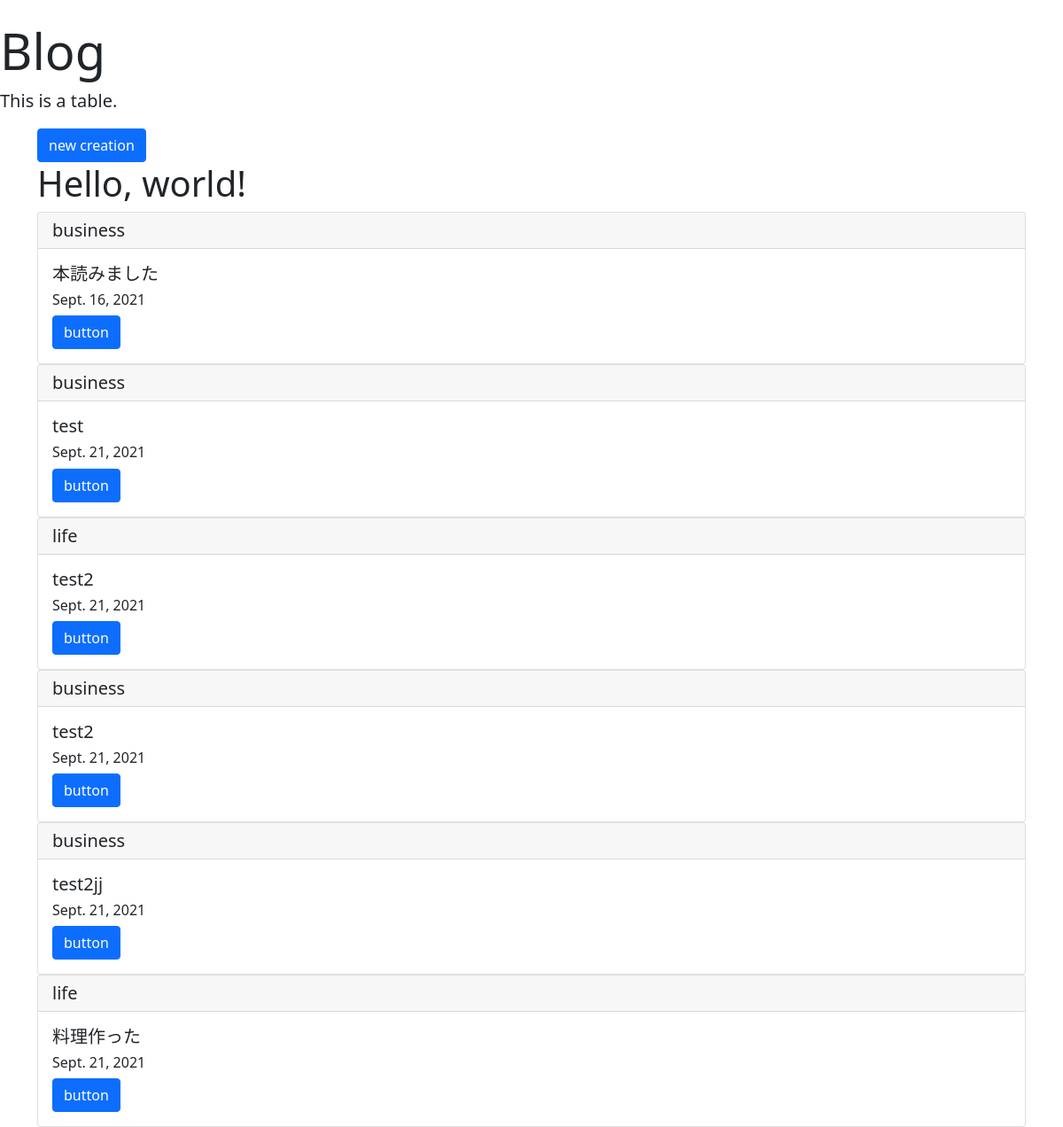
Page /list/ on the committed database.
### blogpost/models.py (models this page shows, shortened)
class BlogModel(models.Model):
    title = models.CharField(max_length=100)
    content = models.TextField()
    postdate = models.DateField(auto_now_add=True)
    category = models.CharField(
        max_length = 50,
        choices = CATEGORY
    )

### blogpost/views.py (the view)
# urls.py: path('list/', BlogList.as_view(), name='list'),
class BlogList(ListView):
    template_name = 'list.html'
    model = BlogModel

### templates/list.html (shortened to what this page needs)
﻿<!doctype html>
<html lang="en">
<head>
    <link href="https://cdn.jsdelivr.net/npm/bootstrap@5.1.1/dist/css/bootstrap.min.css" rel="stylesheet">
</head>
<body>
  {% extends 'base.html' %}
  {% block header %}
  <div class="jumbotron">
    <h1 class="display-4">Blog</h1>
    <p class="lead">This is a table.</p>
  {% endblock header %}
  {% block content %}
    <div class='container'>
  <a href="{% url 'create' %}" class="btn btn-primary">new creation</a>
    <h1>Hello, world!</h1>
    {% for item in object_list %}
    <div class="card">
        <h5 class="card-header">{{ item.category }}</h5>
        <div class="card-body">
            <h5 class="card-title">{{ item.title }}</h5>
            <h6 class="card-title">{{ item.postdate }}</h6>
            <a href="{% url 'detail' item.pk %}" class="btn btn-primary">button</a>
        </div>
    </div>
    {% endfor %}
    </div>
  {% endblock content %}

### templates/base.html (shortened to what this page needs)
<!doctype html>
<html lang="en">
<head>
    <link href="https://cdn.jsdelivr.net/npm/bootstrap@5.1.1/dist/css/bootstrap.min.css" rel="stylesheet">
</head>
<body>
    {% block header %}
    {% endblock header %}
    {% block content %}
    {% endblock content %}
</body>
</html>

### rows in the picture
BlogModel: category "business", title "本読みました", postdate "Sept. 16, 2021"
BlogModel: category "business", title "test", postdate "Sept. 21, 2021"
BlogModel: category "life", title "test2", postdate "Sept. 21, 2021"
BlogModel: category "business", title "test2", postdate "Sept. 21, 2021"
BlogModel: category "business", title "test2jj", postdate "Sept. 21, 2021"
BlogModel: category "life", title "料理作った", postdate "Sept. 21, 2021"
